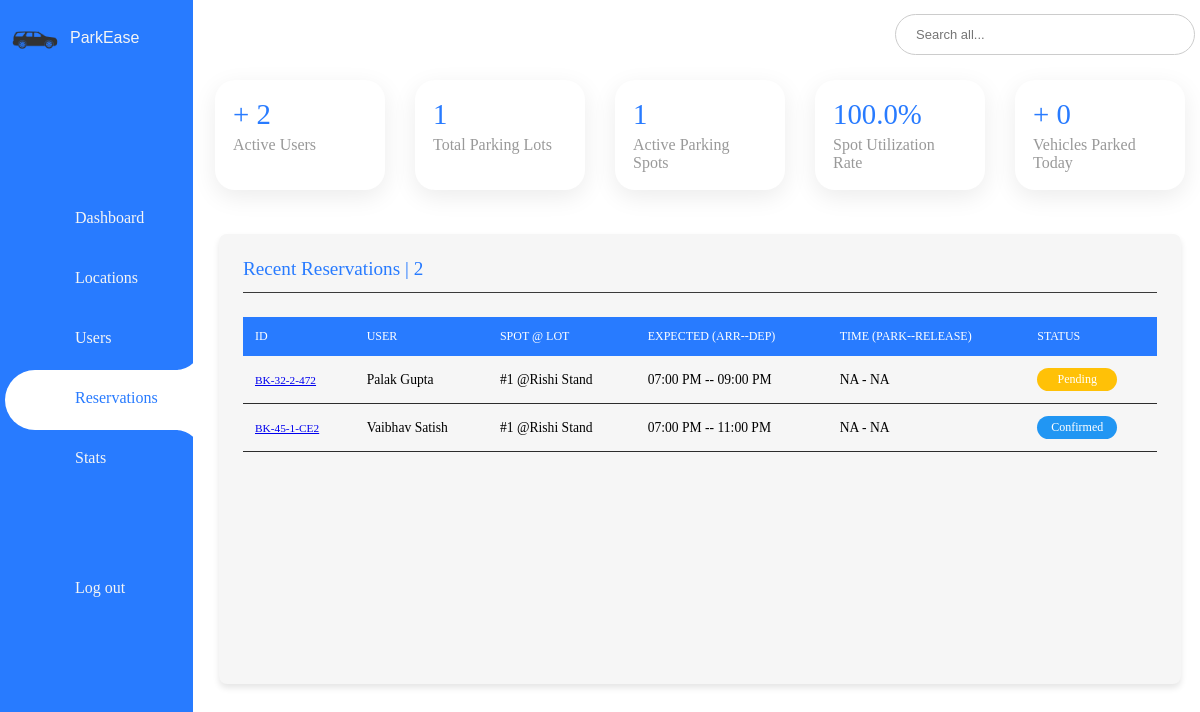
Page /admin/activity_log on the earlier database version.
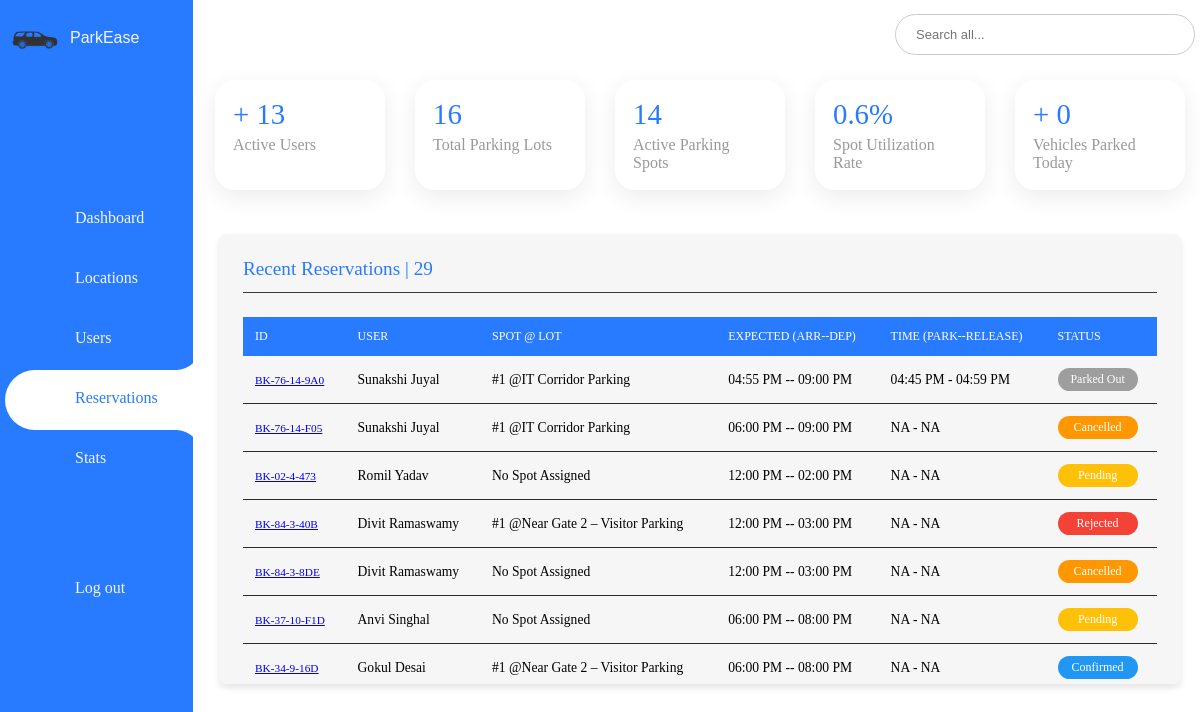
Same page on the later database version.
### model.py (models this page shows, shortened)
class Reservation(db.Model):
    id = db.Column(db.Integer, primary_key=True)
    booking_id = db.Column(db.String(50), unique=True, nullable=False)
    booking_timestamp = db.Column(db.DateTime, default=datetime.utcnow)
    lot_id = db.Column(db.Integer, db.ForeignKey('parking_lot.id'), nullable=False)
    spot_id = db.Column(db.Integer, db.ForeignKey('parking_spot.id'))
    user_id = db.Column(db.Integer, db.ForeignKey('user.id'))
    vehicle_id = db.Column(db.Integer, db.ForeignKey('vehicle.id'))
    expected_arrival = db.Column(db.DateTime, nullable=False)
    expected_departure = db.Column(db.DateTime, nullable=False)
    parking_timestamp = db.Column(db.DateTime)
    leaving_timestamp = db.Column(db.DateTime)
    parking_cost = db.Column(db.Float)
    status = db.Column(db.String(20), default='Pending')
    cancellation_reason = db.Column(db.String(200))
    lot = db.relationship('ParkingLot')
    spot = db.relationship('ParkingSpot', backref=db.backref('reservations', lazy='dynamic'))
    user = db.relationship('User', overlaps="reservations,user_ref")
    vehicle = db.relationship('Vehicle')

class User(db.Model, UserMixin):
    id = db.Column(db.Integer, primary_key=True)
    username = db.Column(db.String(80), unique=True)
    email = db.Column(db.String(120), unique=True, nullable=False)
    password = db.Column(db.String(200), nullable=False)
    firstname = db.Column(db.String(100))
    lastname = db.Column(db.String(100))
    gender = db.Column(db.String(10))
    phone = db.Column(db.String(15))
    address = db.Column(db.String(200))
    pin = db.Column(db.String(10))
    registration_date = db.Column(db.DateTime, default=datetime.now)
    is_active = db.Column(db.Boolean, default=True)
    reservations = db.relationship('Reservation', backref='user_ref', lazy=True)
    vehicles = db.relationship('Vehicle', backref='owner', cascade='all, delete-orphan')

class ParkingSpot(db.Model):
    id = db.Column(db.Integer, primary_key=True)
    lot_id = db.Column(db.Integer, db.ForeignKey('parking_lot.id'))
    spot_number = db.Column(db.Integer, nullable=False)
    status = db.Column(db.String(1), default='A')  # A = Available, O = Occupied

class ParkingLot(db.Model):
    id = db.Column(db.Integer, primary_key=True)
    prime_location_name = db.Column(db.String(100))
    price_per_hour = db.Column(db.Float)
    max_parking_spots = db.Column(db.Integer, nullable=False)
    available_spots = db.Column(db.Integer, nullable=False)
    available_from = db.Column(db.Time)
    available_to = db.Column(db.Time)
    is_active = db.Column(db.Boolean, default=True)
    image_url = db.Column(db.String)
    admin_notes = db.Column(db.Text)
    location_id = db.Column(db.Integer, db.ForeignKey('location.id'), nullable=False)
    spots = db.relationship('ParkingSpot', backref='lot', cascade='all, delete-orphan', lazy=True)

### routes/admin_routes.py (the view)
@admin_bp.route('/activity_log', methods=['GET', 'POST'])
def activity_log():
    users = User.query.all()
    today = datetime.today().date()
    lots = ParkingLot.query.all()
    reservations = Reservation.query.order_by(Reservation.booking_timestamp.desc()).all()
    vehicles_parked_today = Reservation.query.filter(Reservation.parking_timestamp >= datetime.combine(today, datetime.min.time())).count()
    parking_lots = []
    total_occupied_spots = 0
    total_spots = 0
    for lot in lots:
        occupied_count = ParkingSpot.query.filter_by(lot_id=lot.id, status='O').count()
        total = lot.available_spots or 1
        total_occupied_spots += occupied_count
        total_spots += total
        utilization = (occupied_count / total) * 100
        parking_lots.append({
            'id': lot.id,
            'prime_location_name': lot.prime_location_name,
            'available_spots': lot.available_spots,
            'occupied_spots': occupied_count,
            'utilization_rate': round(utilization, 1)
        })
    overall_utilization = round((total_occupied_spots / total_spots) * 100, 1) if total_spots else 0
    active_users = User.query.filter_by(is_active=True).count()
    total_parking_lots = ParkingLot.query.count()
    active_parkings = ParkingLot.query.filter_by(is_active=True).count()
    return render_template('admin/activity_log.html',
                           active_users=active_users,
                           parking_lots=parking_lots,
                           active_parkings=active_parkings,
                           total_parking_lots=total_parking_lots,
                           utilization_rate=overall_utilization,
                           vehicles_parked_today=vehicles_parked_today,
                           reservations=reservations)

### templates/admin/activity_log.html (shortened to what this page needs)
{% extends 'admin/adash_base.html' %}
{% block body %}
{% block content %}
<div class="dashboard-container">
    <div class="panel panel-left">
        <h3 class="panel-header">Recent Reservations | {{ reservations|length}} </h3>
        <table class="reservations-table">
            <thead>
                <tr>
                    <th>ID</th>
                    <th>User</th>
                    <th>Spot @ Lot</th>
                    <th>Expected (Arr--Dep)</th>
                    <th>Time (Park--Release)</th>
                    <th>Status</th>
                </tr>
            </thead>
            <tbody>
                {% for booking in reservations %}
                <tr>
                    <td>
                        <small>
                            <a href="{{ url_for('admin.booking_details', booking_id=booking.booking_id) }}"
                                class="bid-link">
                                {{ booking.booking_id }}
                            </a>
                        </small>
                    </td>
                    <td>{{ booking.user.firstname }} {{ booking.user.lastname }}</td>
                    <td>
                        {% if booking.spot %}
                        #{{ booking.spot.spot_number }} @{{ booking.spot.lot.prime_location_name }}
                        {% else %}
                        No Spot Assigned
                        {% endif %}
                    </td>
                    <td>{{ booking.expected_arrival.strftime('%I:%M %p') }} -- {{
                        booking.expected_departure.strftime('%I:%M %p') }}</td>
                    <td>
                        {% if booking.parking_timestamp and booking.leaving_timestamp %}
                        {{ booking.parking_timestamp.strftime('%I:%M %p') }} - {{
                        booking.leaving_timestamp.strftime('%I:%M %p') }}
                        {% elif booking.parking_timestamp %}
                        {{ booking.parking_timestamp.strftime('%I:%M %p') }} -- N/A
                        {% else %}
                        NA - NA
                        {% endif %}
                    </td>
                    <td>
                        <span class="status-badge status-{{ booking.status.lower().replace(' ', '_') }}">
                            {{ booking.status }}
                        </span>
                    </td>
                </tr>
                {% endfor %}
            </tbody>
        </table>
    </div>
</div>
{% endblock %}
{% endblock %}

Differences in the rows shown:
no longer on this page (row edited): Reservation: booking_id "BK-32-2-472", user.firstname "Palak", user.lastname "Gupta", spot.spot_number "1", spot.lot.prime_location_name "Rishi Stand", expected_arrival "07:00 PM", expected_departure "09:00 PM", shows "NA - NA", status "Pending"
no longer on this page (row edited): Reservation: booking_id "BK-45-1-CE2", user.firstname "Vaibhav", user.lastname "Satish", spot.spot_number "1", spot.lot.prime_location_name "Rishi Stand", expected_arrival "07:00 PM", expected_departure "11:00 PM", shows "NA - NA", status "Confirmed"
added Reservation: booking_id "BK-76-14-9A0", user.firstname "Sunakshi", user.lastname "Juyal", spot.spot_number "1", spot.lot.prime_location_name "IT Corridor Parking", expected_arrival "04:55 PM", expected_departure "09:00 PM", parking_timestamp "04:45 PM", leaving_timestamp "04:59 PM", status "Parked Out"
added Reservation: booking_id "BK-76-14-F05", user.firstname "Sunakshi", user.lastname "Juyal", spot.spot_number "1", spot.lot.prime_location_name "IT Corridor Parking", expected_arrival "06:00 PM", expected_departure "09:00 PM", shows "NA - NA", status "Cancelled"
added Reservation: booking_id "BK-02-4-473", user.firstname "Romil", user.lastname "Yadav", shows "No Spot Assigned", expected_arrival "12:00 PM", expected_departure "02:00 PM", shows "NA - NA", status "Pending"
added Reservation: booking_id "BK-84-3-40B", user.firstname "Divit", user.lastname "Ramaswamy", spot.spot_number "1", spot.lot.prime_location_name "Near Gate 2 – Visitor Parking", expected_arrival "12:00 PM", expected_departure "03:00 PM", shows "NA - NA", status "Rejected"
added Reservation: booking_id "BK-84-3-8DE", user.firstname "Divit", user.lastname "Ramaswamy", shows "No Spot Assigned", expected_arrival "12:00 PM", expected_departure "03:00 PM", shows "NA - NA", status "Cancelled"
added Reservation: booking_id "BK-37-10-F1D", user.firstname "Anvi", user.lastname "Singhal", shows "No Spot Assigned", expected_arrival "06:00 PM", expected_departure "08:00 PM", shows "NA - NA", status "Pending"
added Reservation: booking_id "BK-34-9-16D", user.firstname "Gokul", user.lastname "Desai", spot.spot_number "1", spot.lot.prime_location_name "Near Gate 2 – Visitor Parking", expected_arrival "06:00 PM", expected_departure "08:00 PM", shows "NA - NA", status "Confirmed"
Other differences:
{{ active_users }}: "2" → "13"
{{ total_parking_lots }}: "1" → "16"
{{ active_parkings }}: "1" → "14"
{{ utilization_rate }}: "100.0" → "0.6"
{{ reservations|length }}: "2" → "29"
